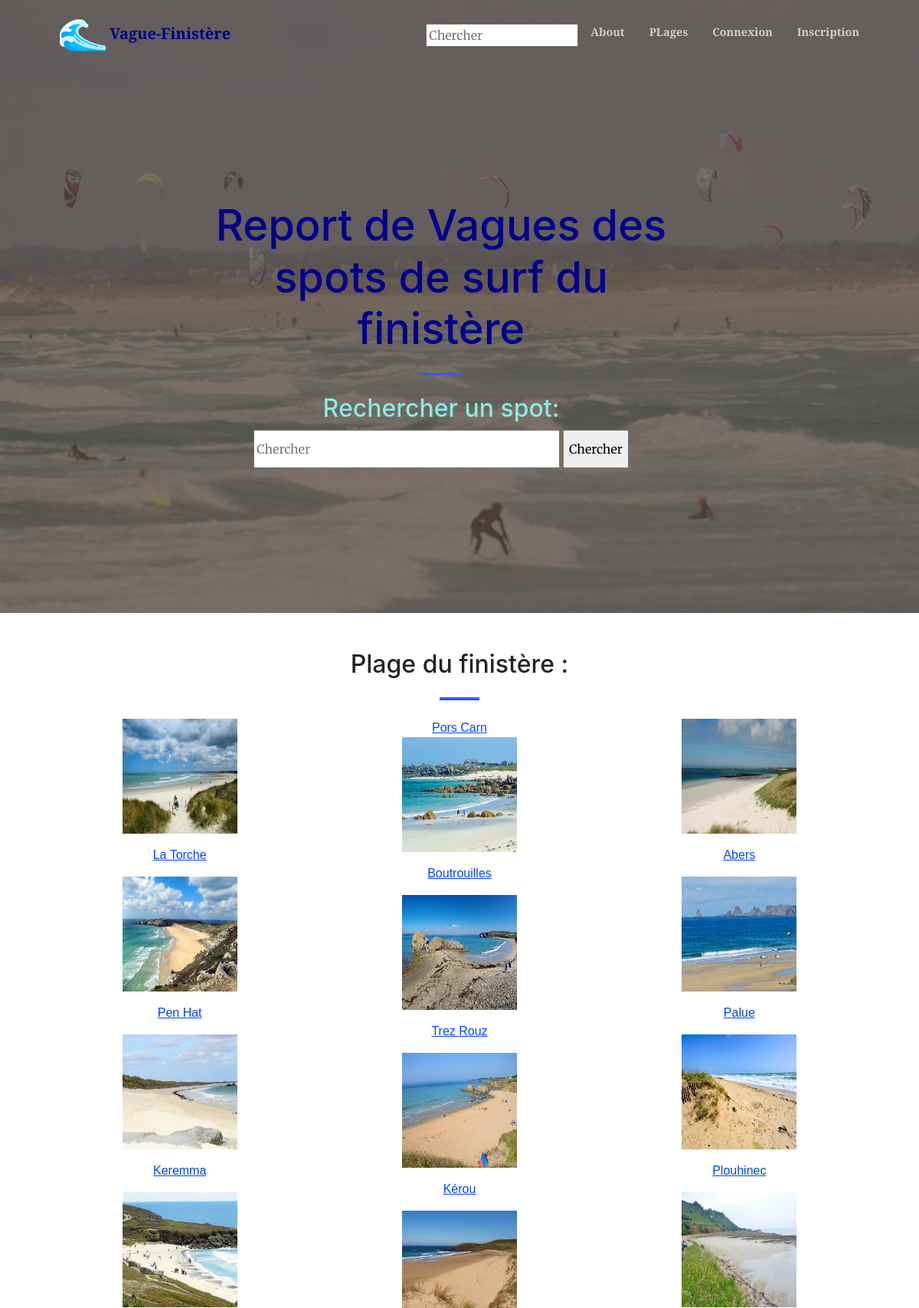
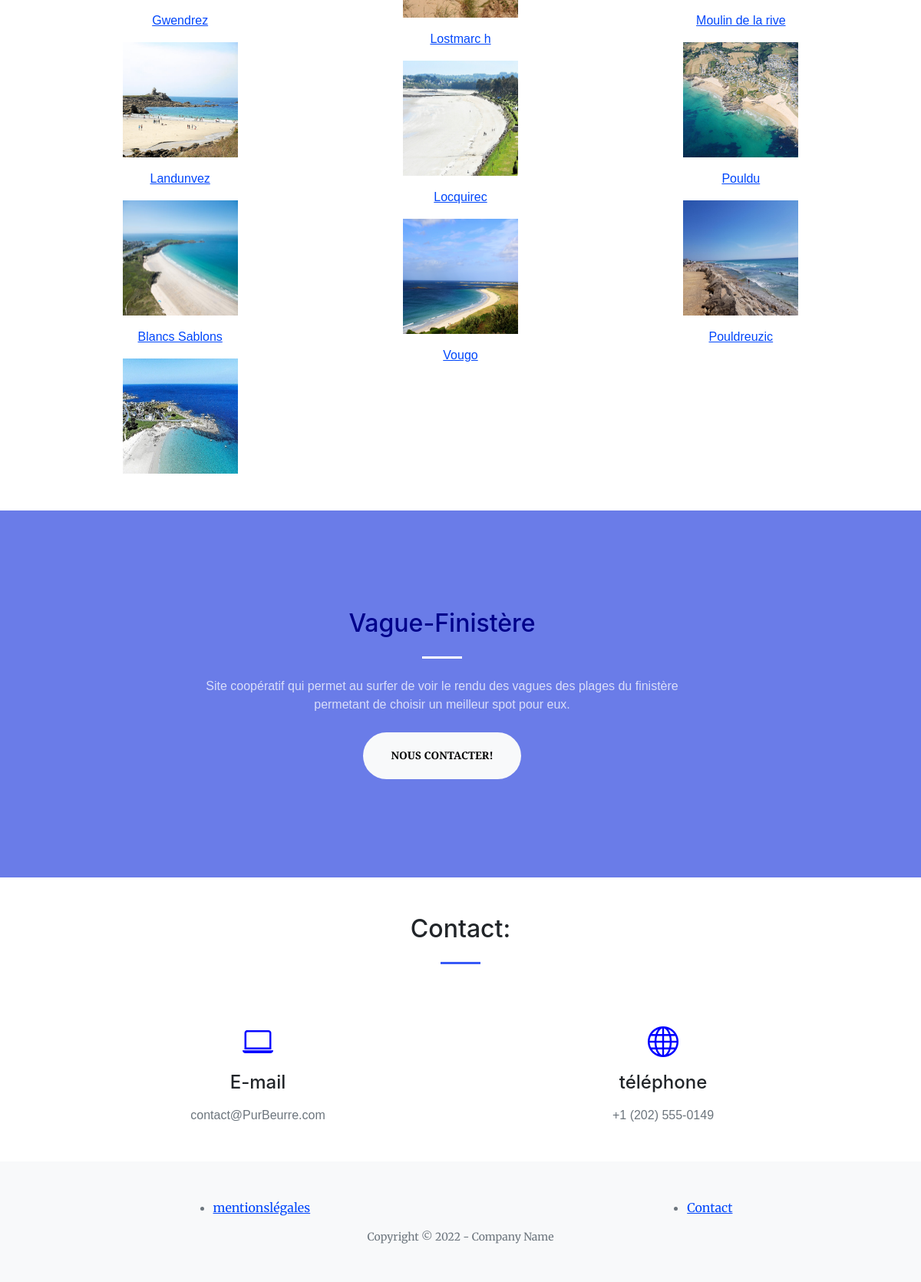
The page / on the database its author committed (2 pictures, top to bottom).
### listings/models.py (models this page shows, shortened)
class Spot(models.Model):
    name = models.CharField(max_length=155, unique=True)
    photo = models.ImageField(upload_to='images/')
    time = models.IntegerField(default=0)

### listings/views.py (the view)
# urls.py: 2. Add a URL to urlpatterns:  path('', views.home, name='home')
def home(request):
    try:
        plages = Spot.objects.all()
        context = {'plages': plages}
        if plages:
            context['plages'] = plages
        else:
            raise Exception()
    except:
        context['no_plages'] = 'Aucune plage trouvé'
    return render(request, 'pages/index.html', context)

### listings/templates/forms/search_form.py
class SearchForm(forms.Form):
    name = forms.CharField(min_length=3, max_length=100,
    	                   widget=forms.TextInput(attrs={'placeholder': 'Chercher'}))

### listings/templates/forms/context_processors.py (called while the page is built)
def search_form(request):
    form = SearchForm()
    return {'search_form' : form}

### listings/templates/pages/index.html (shortened to what this page needs)
<!DOCTYPE html>
<html lang="en">
    <head>
        {% load static %}
        <link href="https://cdn.jsdelivr.net/npm/bootstrap-icons@1.5.0/font/bootstrap-icons.css" rel="stylesheet" />
        <link href="https://cdnjs.cloudflare.com/ajax/libs/SimpleLightbox/2.1.0/simpleLightbox.min.css" rel="stylesheet" />
        <link href="{% static 'css/styles.css' %}" rel="stylesheet">
    </head>
    <body id="page-top">
        <nav class="navbar navbar-expand-lg navbar-light fixed-top py-3" id="mainNav">
            <div class="container px-4 px-lg-5">
              <a class="navbar-brand js-scroll-trigger" href="/">
                <img src="/static/img/logo_wave.png" alt='logo' width='60px' height='50px'/>
                Vague-Finistère
              </a>
                <div class="collapse navbar-collapse" id="navbarResponsive">
                    <ul class="navbar-nav ms-auto my-2 my-lg-0">
                        <li class='nav-item'>
                            <form action="{% url 'search' %}" class="research_products nav_search" method="GET">
                              {{ search_form.name }}
                            </form>
                        </li>
                        <li class="nav-item"><a class="nav-link" href="#about">About</a></li>
                        <li class="nav-item"><a class="nav-link" href="#services">PLages</a></li>
                        {% if user.is_authenticated %}
                          <li class="nav-item"><a class="nav-link" href="{% url 'logout' %}"><img src='/static/img/logouticon.png' alt='aliments' width='35px' height='35px'/></a></li>
                        {% else %}
                          <li class="nav-item"><a class="nav-link" href="{% url 'connection' %}">Connexion</a></li>
                          <li class="nav-item"><a class="nav-link" href="{% url 'register' %}">Inscription</a></li>
                        {% endif %}
                    </ul>
                </div>
            </div>
        </nav>
        <header class="masthead">
            <div class="container px-4 px-lg-5 h-100">
                <div class="row gx-4 gx-lg-5 h-100 align-items-center justify-content-center text-center">
                    <div class="col-lg-8 align-self-end">
                        <h1 class="text-white font-weight-bold">Report de Vagues des spots de surf du finistère</h1>
                        <hr class="divider" />
                        <h2 class="text-white2" >Rechercher un spot:</h2>
                    </div>
                    <div class="col-lg-8 align-self-baseline">
                        <form action="{% url 'search' %}" class="research_products home_search" method="GET">
                          {{ search_form.name }}
                          <input type=submit value="Chercher">
                        </form>
                    </div>
                </div>
            </div>
        </header>
      {% if not error %}
        <section class="page-section" id="services">
          <div class="container">
            <h2 class="text-center mt-0 text-bonbon">Plage du finistère :</h2>
            <hr class="divider my-4">
            <div class="justify-content-center text-center">
                {% if no_plages %}
                  <p>{{ no_plages }}</p>
                {% else %}
                  {% for plage in plages %}
                    <div class='col-lg-4 col-sm-12 alt_thumb'>
                      <figure>
                        <img src="/static/img/plage_photo/{{ plage.name }}.jpg" width='150px' height="150px">
                      </figure>
                      <p><a class="text-moules" href="{% url 'plage' plage_name=plage.name %}" >{{ plage.name }}</a></p>
                    </div>
                  {% endfor %}
                {% endif %}
            </div>
          </div>
        </section>
      {% endif %}
        <section class="page-section bg-primary" id="about">
            <div class="container px-4 px-lg-5">
                <div class="row gx-4 gx-lg-5 justify-content-center">
                    <div class="col-lg-8 text-center">
                        <h2 class="text-white mt-0">Vague-Finistère</h2>
                        <hr class="divider divider-light" />
                        <p class="text-white-75 mb-4">Site coopératif qui permet au surfer de voir le rendu des vagues des plages du finistère permetant de choisir un meilleur spot pour eux.</p>
                        <a class="btn btn-light btn-xl" href="#services">nous contacter!</a>
                    </div>
                </div>
            </div>
        </section>
        <section class="page-section" id="services">
            <div class="container px-4 px-lg-5">
                <h2 class="text-center mt-0">Contact:</h2>
                <hr class="divider" />
                <div class="row gx-4 gx-lg-5">
                    <div class="col-lg-3 col-md-6 text-center">
                        <div class="mt-5">
                            <div class="mb-2"><i class="bi-laptop fs-1 text-primary"></i></div>
                            <h3 class="h4 mb-2">E-mail</h3>
                            <p class="text-muted mb-0">contact@PurBeurre.com</p>
                        </div>
                    </div>
                    <div class="col-lg-3 col-md-6 text-center">
                        <div class="mt-5">
                            <div class="mb-2"><i class="bi-globe fs-1 text-primary"></i></div>
                            <h3 class="h4 mb-2">téléphone</h3>
                            <p class="text-muted mb-0">+1 (202) 555-0149</p>
                        </div>
                    </div>
                </div>
            </div>
        </section>
        <footer class="bg-light py-5">
            <div class="text-center text-muted">
              <ul id="footer-link">
                <li><a href="{% url 'mentions' %}">mentionslégales</a></li>
                <li><a href="{% url 'contact' %}">Contact</a></li>
              </ul>
            </div>
            <div class="container px-4 px-lg-5"><div class="small text-center text-muted">Copyright &copy; 2022 - Company Name</div></div>
        </footer>
    </body>
</html>

### rows shown on the page
Spot: name (picture), name "La Torche"
Spot: name (picture), name "Pen Hat"
Spot: name (picture), name "Keremma"
Spot: name (picture), name "Gwendrez"
Spot: name (picture), name "Landunvez"
Spot: name (picture), name "Blancs Sablons"
Spot: name (picture), name "Pors Carn"
Spot: name (picture), name "Boutrouilles"
Spot: name (picture), name "Trez Rouz"
Spot: name (picture), name "Kérou"
Spot: name (picture), name "Lostmarc h"
Spot: name (picture), name "Locquirec"
Spot: name (picture), name "Vougo"
Spot: name (picture), name "Abers"
Spot: name (picture), name "Palue"
Spot: name (picture), name "Plouhinec"
Spot: name (picture), name "Moulin de la rive"
Spot: name (picture), name "Pouldu"
Spot: name (picture), name "Pouldreuzic"
